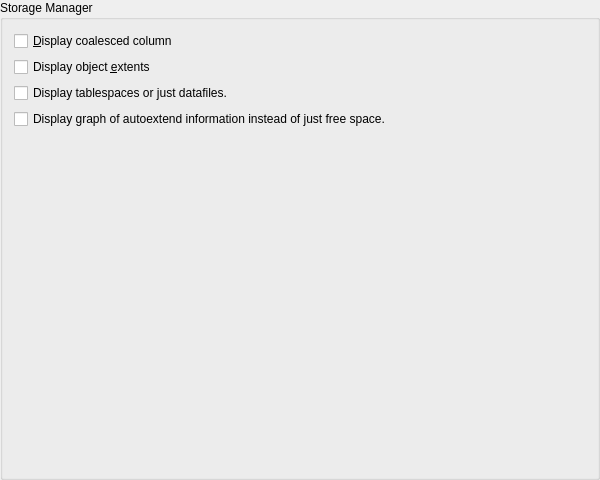
<?xml version="1.0" encoding="UTF-8"?>
<ui version="4.0">
 <class>toStoragePrefsUI</class>
 <widget class="QWidget" name="toStoragePrefsUI">
  <property name="geometry">
   <rect>
    <x>0</x>
    <y>0</y>
    <width>600</width>
    <height>480</height>
   </rect>
  </property>
  <property name="sizePolicy">
   <sizepolicy hsizetype="Expanding" vsizetype="Preferred">
    <horstretch>0</horstretch>
    <verstretch>0</verstretch>
   </sizepolicy>
  </property>
  <property name="minimumSize">
   <size>
    <width>600</width>
    <height>0</height>
   </size>
  </property>
  <property name="windowTitle">
   <string>Form1</string>
  </property>
  <layout class="QGridLayout">
   <property name="margin">
    <number>0</number>
   </property>
   <property name="spacing">
    <number>6</number>
   </property>
   <item row="0" column="0">
    <widget class="QGroupBox" name="ButtonGroup1">
     <property name="title">
      <string>Storage Manager</string>
     </property>
     <layout class="QGridLayout">
      <property name="margin">
       <number>11</number>
      </property>
      <property name="spacing">
       <number>6</number>
      </property>
      <item row="0" column="0">
       <widget class="QCheckBox" name="DispTablespacesBool">
        <property name="text">
         <string>&amp;Display coalesced column</string>
        </property>
       </widget>
      </item>
      <item row="1" column="0">
       <widget class="QCheckBox" name="DispCoalescedBool">
        <property name="toolTip">
         <string>Display object and extent list on startup.</string>
        </property>
        <property name="text">
         <string>Display object &amp;extents</string>
        </property>
       </widget>
      </item>
      <item row="2" column="0">
       <widget class="QCheckBox" name="DispExtentsBool">
        <property name="toolTip">
         <string>Display tablespaces or just datafiles.</string>
        </property>
        <property name="text">
         <string>Display tablespaces or just datafiles.</string>
        </property>
       </widget>
      </item>
      <item row="4" column="0">
       <spacer>
        <property name="orientation">
         <enum>Qt::Vertical</enum>
        </property>
        <property name="sizeType">
         <enum>QSizePolicy::Expanding</enum>
        </property>
        <property name="sizeHint" stdset="0">
         <size>
          <width>20</width>
          <height>20</height>
         </size>
        </property>
       </spacer>
      </item>
      <item row="3" column="0">
       <widget class="QCheckBox" name="DispAvailableGraphBool">
        <property name="text">
         <string>Display graph of autoextend information instead of just free space.</string>
        </property>
       </widget>
      </item>
     </layout>
    </widget>
   </item>
  </layout>
 </widget>
 <resources/>
 <connections/>
</ui>
